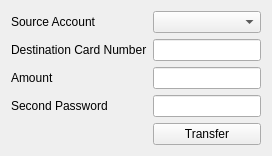
<?xml version="1.0" encoding="UTF-8"?>
<ui version="4.0">
 <class>TransferForm</class>
 <widget class="QWidget" name="TransferForm">
  <layout class="QFormLayout" name="formLayout">
   <item row="0" column="0"><widget class="QLabel" name="label_source"><property name="text"><string>Source Account</string></property></widget></item>
   <item row="0" column="1"><widget class="QComboBox" name="sourceAccountCombo"/></item>
   <item row="1" column="0"><widget class="QLabel" name="label_dest"><property name="text"><string>Destination Card Number</string></property></widget></item>
   <item row="1" column="1"><widget class="QLineEdit" name="destCardEdit"/></item>
   <item row="2" column="0"><widget class="QLabel" name="label_amount"><property name="text"><string>Amount</string></property></widget></item>
   <item row="2" column="1"><widget class="QLineEdit" name="amountEdit"/></item>
   <item row="3" column="0"><widget class="QLabel" name="label_pass"><property name="text"><string>Second Password</string></property></widget></item>
   <item row="3" column="1"><widget class="QLineEdit" name="secondPassEdit"><property name="echoMode"><enum>QLineEdit::Password</enum></property></widget></item>
   <item row="4" column="1"><widget class="QPushButton" name="transferBtn"><property name="text"><string>Transfer</string></property></widget></item>
  </layout>
 </widget>
 <resources/>
 <connections/>
</ui>
